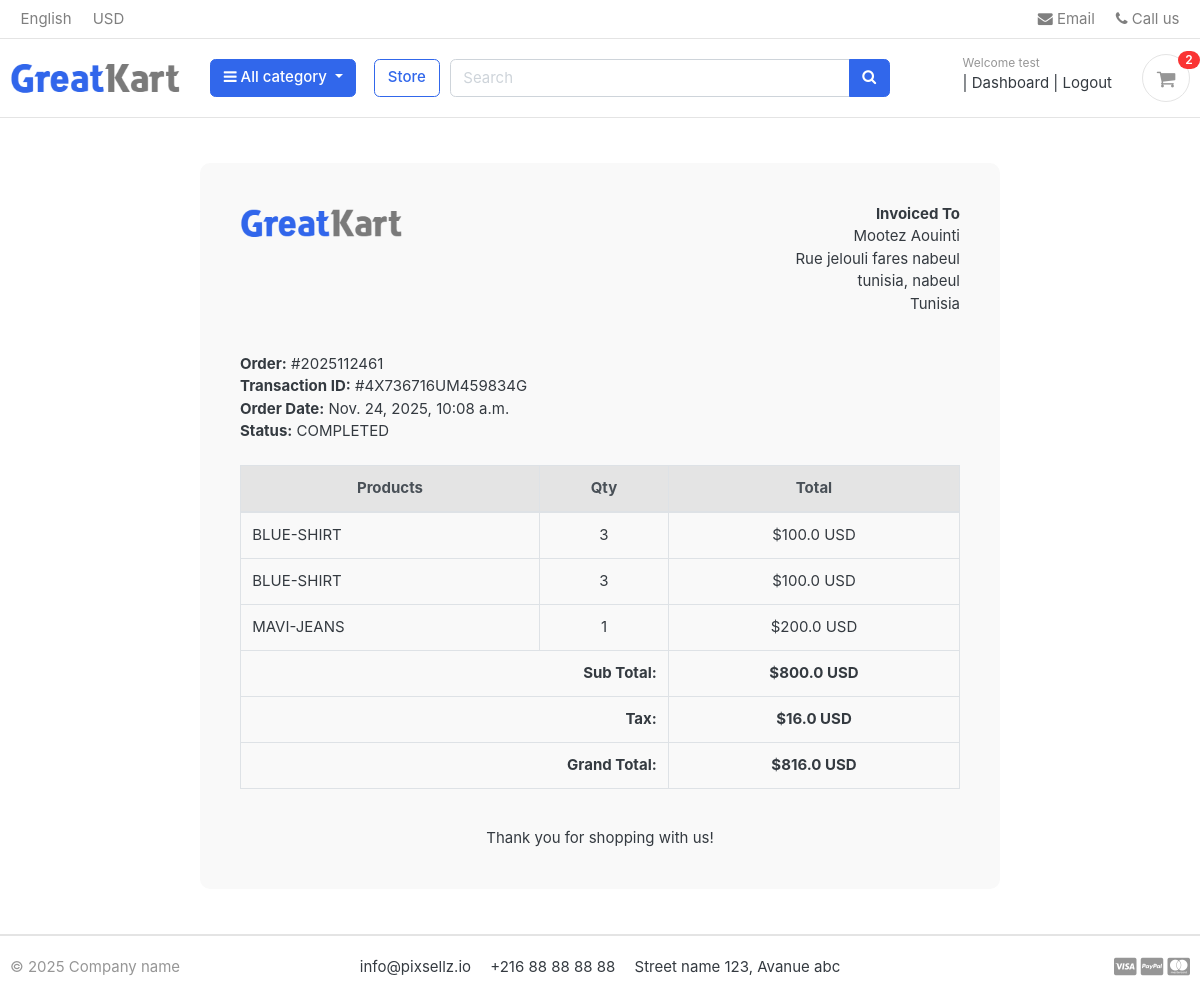
The app's page /accounts/order_detail/2025112461/ (signed in) with its own data.
### account/models.py (models this page shows, shortened)
class Account(AbstractBaseUser):
    first_name = models.CharField(max_length=50)
    last_name = models.CharField(max_length=50)
    username = models.CharField(max_length=50, unique=True)
    email = models.EmailField(max_length=100, unique=True)
    phone_number = models.CharField(max_length=50)
    date_joined = models.DateTimeField(auto_now_add=True)
    last_login = models.DateTimeField(auto_now_add=True)
    is_admin = models.BooleanField(default=False)
    is_staff = models.BooleanField(default=False)
    is_active = models.BooleanField(default=False)
    is_superadmin = models.BooleanField(default=False)
    USERNAME_FIELD = 'email'
    REQUIRED_FIELDS = ['username', 'first_name', 'last_name']
    objects = MyAccountManager()

### orders/models.py (models this page shows, shortened)
class Order(models.Model):
    STATUS = (
        ('New', 'New'),
        ('Accepted', 'Accepted'),
        ('Completed', 'Completed'),
        ('Cancelled', 'Cancelled'),
    )
    user = models.ForeignKey(Account, on_delete=models.SET_NULL, null=True)
    payment = models.ForeignKey(Payment, on_delete=models.SET_NULL, blank=True, null=True)
    order_number = models.CharField(max_length=20)
    first_name = models.CharField(max_length=50)
    last_name = models.CharField(max_length=50)
    phone = models.CharField(max_length=15)
    email = models.EmailField(max_length=50)
    address_line_1 = models.CharField(max_length=100)
    address_line_2 = models.CharField(max_length=100, blank=True)
    country = models.CharField(max_length=50)
    state = models.CharField(max_length=50)
    city = models.CharField(max_length=50)
    order_note = models.CharField(max_length=100, blank=True)
    order_total = models.FloatField()
    tax = models.FloatField()
    status = models.CharField(max_length=10, choices=STATUS, default='New')
    ip = models.CharField(blank=True, max_length=20)
    is_ordered = models.BooleanField(default=False)
    created_at = models.DateTimeField(auto_now_add=True)
    updated_at = models.DateTimeField(auto_now=True)
    def full_name(self):
        return f'{self.first_name} {self.last_name}'
    def full_address(self):
        return f'{self.address_line_1} {self.address_line_2}'

class Payment(models.Model):
    user = models.ForeignKey(Account, on_delete=models.CASCADE)
    payment_id = models.CharField(max_length=100)
    payment_method = models.CharField(max_length=100)
    amount_paid = models.CharField(max_length=100)
    status = models.CharField(max_length=100)
    created_at = models.DateTimeField(auto_now_add=True)

class OrderProduct(models.Model):
    order = models.ForeignKey(Order, on_delete=models.CASCADE)
    payment = models.ForeignKey(Payment, on_delete=models.SET_NULL, blank=True, null=True)
    user = models.ForeignKey(Account, on_delete=models.CASCADE)
    product = models.ForeignKey(Product, on_delete=models.CASCADE)
    variations = models.ManyToManyField(Variation, blank=True)
    quantity = models.IntegerField()
    product_price = models.FloatField()
    ordered = models.BooleanField(default=False)
    created_at = models.DateTimeField(auto_now_add=True)
    updated_at = models.DateTimeField(auto_now=True)

### store/models.py (models this page shows, shortened)
class Product(models.Model):
    product_name = models.CharField(max_length=100)
    slug = models.SlugField(max_length=100, unique=True)
    description = models.TextField(max_length=500, blank=True)
    price = models.DecimalField(max_digits=10, decimal_places=2)
    image = models.ImageField(upload_to='photos/products/')
    stock = models.IntegerField()
    is_available = models.BooleanField(default=True)
    category = models.ForeignKey('Category.Category', on_delete=models.CASCADE)
    created_date = models.DateTimeField(auto_now_add=True)
    modified_date = models.DateTimeField(auto_now=True)

### account/views.py (the view)
# urls.py: path('order_detail/<int:order_id>/', views.order_detail, name='order_detail'),
@login_required(login_url='login')
def order_detail(request, order_id):
    order_detail = OrderProduct.objects.filter(order__order_number=order_id)
    order = Order.objects.get(order_number=order_id)
    subtotal = 0
    for i in order_detail:
        subtotal += i.product_price * i.quantity
    context = {
        'order_detail': order_detail,
        'order': order,
        'subtotal': subtotal,
    }
    return render(request, 'accounts/order_detail.html', context)

### Category/context_processors.py (called while the page is built)
def menu_links(request):
   links = Category.objects.all()
   return dict(links=links)

### Category/models.py (called while the page is built)
    def get_url(self):
            return reverse('products_by_category', args=[self.slug])

### carts/context_processors.py (called while the page is built)
def counter(request):
    cart_count = 0
    if 'admin' in request.path:
        return {}
    else:
        try:
            cart = Cart.objects.filter(cart_id=_cart_id(request))
            if request.user.is_authenticated:
                cart_items = CartItem.objects.all().filter(user=request.user)
            else:
                cart_items = CartItem.objects.all().filter(cart=cart[:1])
            for cart_item in cart_items:
                cart_count += cart_item.quantity
        except Cart.DoesNotExist:
            cart_count = 0
    return dict(cart_count=cart_count)

### carts/views.py (called while the page is built)
def _cart_id(request):
    cart = request.session.session_key
    if not cart:
        cart = request.session.create()
    return cart

### templates/accounts/order_detail.html (shortened to what this page needs)
{% extends 'base.html' %}
{% load static %}
{% block content %}
<div class="container my-5" style="max-width: 800px; background: #f9f9f9; padding: 40px; border-radius: 10px;">
    <div class="row invoice row-printable">
        <div class="col-md-12">
            <div class="panel panel-default plain" id="dash_0">
                <div class="panel-body p30">
                    <div class="row">
                        <div class="col-lg-6">
                            <div class="invoice-logo">
                                <img src="{% static 'images/logo.png' %}" alt="Invoice logo" style="max-height: 40px;">
                            </div>
                        </div>
                        <div class="col-lg-6 text-right">
                            <ul class="list-unstyled">
                                <li><strong>Invoiced To</strong></li>
                                <li>{{ order.full_name }}</li>
                                <li>{{ order.full_address }}</li>
                                <li>{{ order.city }}, {{ order.state }}</li>
                                <li>{{ order.country }}</li>
                            </ul>
                        </div>
                        <div class="col-lg-12 mt-4">
                            <div class="invoice-details">
                                <div class="well">
                                    <ul class="list-unstyled mb-0">
                                        <li><strong>Order:</strong> #{{ order.order_number }}</li>
                                        <li><strong>Transaction ID:</strong> #{{ order.payment.payment_id }}</li>
                                        <li><strong>Order Date:</strong> {{ order.created_at }}</li>
                                        <li><strong>Status:</strong> {{ order.payment.status }}</li>
                                    </ul>
                                </div>
                            </div>
                        </div>
                        <div class="col-lg-12 mt-4">
                            <div class="table-responsive">
                                <table class="table table-bordered">
                                    <thead class="thead-light">
                                        <tr>
                                            <th class="text-center">Products</th>
                                            <th class="text-center">Qty</th>
                                            <th class="text-center">Total</th>
                                        </tr>
                                    </thead>
                                    <tbody>
                                        {% for item in order_detail %}
                                        <tr>
                                            <td>
                                                {{ item.product.product_name }}
                                            </td>
                                            <td class="text-center">{{ item.quantity }}</td>
                                            <td class="text-center">${{ item.product_price }} USD</td>
                                        </tr>
                                        {% endfor %}
                                    </tbody>
                                    <tfoot>
                                        <tr>
                                            <th colspan="2" class="text-right">Sub Total:</th>
                                            <th class="text-center">${{ subtotal }} USD</th>
                                        </tr>
                                        <tr>
                                            <th colspan="2" class="text-right">Tax:</th>
                                            <th class="text-center">${{ order.tax }} USD</th>
                                        </tr>
                                        <tr>
                                            <th colspan="2" class="text-right">Grand Total:</th>
                                            <th class="text-center">${{ order.order_total }} USD</th>
                                        </tr>
                                    </tfoot>
                                </table>
                            </div>
                        </div>
                        <div class="col-lg-12 mt-4">
                            <div class="invoice-footer text-center">
                                <p class="mb-0">Thank you for shopping with us!</p>
                            </div>
                        </div>
                    </div>
                </div>
            </div>
        </div>
    </div>
</div>
{% endblock %}

### templates/includes/navbar.html (shortened to what this page needs)
{% load static %}
<header class="section-header">
  <nav class="navbar p-md-0 navbar-expand-sm navbar-light border-bottom">
    <div class="container">
      <div class="collapse navbar-collapse" id="navbarTop4">
        <ul class="navbar-nav mr-auto">
          <li class="nav-item"><a href="#" class="nav-link">English</a></li>
          <li class="nav-item"><a href="#" class="nav-link">USD</a></li>
        </ul>
        <ul class="navbar-nav">
          <li><a href="#" class="nav-link"><i class="fa fa-envelope"></i> Email</a></li>
          <li><a href="#" class="nav-link"><i class="fa fa-phone"></i> Call us</a></li>
        </ul>
      </div>
    </div>
  </nav>
  <section class="header-main border-bottom">
    <div class="container">
      <div class="row align-items-center">
        <div class="col-lg-2 col-md-3 col-6">
          <a href="{% url 'home' %}" class="brand-wrap">
            <img class="logo" src="{% static 'images/logo.png' %}" alt="Logo">
          </a>
        </div>
        <div class="col-lg col-sm col-md col-6 flex-grow-0">
          <div class="category-wrap dropdown d-inline-block float-right">
            <button type="button" class="btn btn-primary dropdown-toggle" data-toggle="dropdown" aria-expanded="false">
              <i class="fa fa-bars"></i> All category
            </button>
          </div>
        </div>
        <a href="{% url 'store' %}" class="btn btn-outline-primary ml-2">Store</a>
        <div class="col-lg col-md-6 col-sm-12 col">
          <form action="{% url 'search' %}" class="search" method='GET'>
            <div class="input-group w-100">
              <input type="text" class="form-control" placeholder="Search" name="keyword">
              <div class="input-group-append">
                <button class="btn btn-primary" type="submit">
                  <i class="fa fa-search"></i>
                </button>
              </div>
            </div>
          </form>
        </div>
        <div class="col-lg-3 col-sm-6 col-8 order-2 order-lg-3">
          <div class="d-flex justify-content-end mb-3 mb-lg-0">
            {% if user.id is None %}
            <div class="widget-header">
              <small class="title text-muted">Welcome guest!</small>
              <div>
                <a href="{% url 'login' %}">Sign in</a>
                <span class="dark-transp"> | </span>
                <a href="{% url 'register' %}">Register</a>
              </div>
            </div>
            {% else %}
             <div class="widget-header">
              <small class="title text-muted">Welcome {{user.first_name}}</small>
              <div>
                <span class="dark-transp"> | </span>
                <a href="{% url 'dashboard' %}">Dashboard</a><span class="dark-transp"> | </span>
                <a href="{% url 'logout' %}">Logout</a>
              </div>
            </div>
            {% endif %}
            <a href="{% url 'cart' %}" class="widget-header pl-3 ml-3">
              <div class="icon icon-sm rounded-circle border"><i class="fa fa-shopping-cart"></i></div>
              <span class="badge badge-pill badge-danger notify">{{cart_count}}</span>
            </a>
          </div>
        </div>
      </div>
    </div>
  </section>
</header>

### static/css/ui.css (style rules this page uses)
html { font-family: "Inter", sans-serif; font-size: 15px; }
.icon-xs, .icon-sm, .icon-md, .icon-lg { display: inline-block; text-align: center; flex-shrink: 0; flex-grow: 0; }
.icon-sm { width: 48px; height: 48px; line-height: 48px !important; font-size: 20px; }
p:last-child { margin-bottom: 0; }
.header-main { position: relative; padding-top: 1rem; padding-bottom: 1rem; }
.brand-wrap .logo, .navbar-brand .logo { margin-right: 7px; max-height: 42px; display: inline-block; }
.widget-header { display: inline-block; vertical-align: middle; position: relative; }
.widget-header a { color: #343a40; }
.widget-header i { color: #969696; }
.widget-header .title { display: block; }
.widget-header .notify { position: absolute; top: -3px; right: -10px; }
[class*=list-] li:after { visibility: hidden; display: block; content: ""; overflow: hidden; height: 0; clear: both; }
.notify { position: absolute; top: -4px; right: -10px; display: inline-block; padding: 0.25em 0.6em; font-size: 12px; line-height: 1; text-align: center; border-radius: 3rem; color: #fff; background-color: #fa3434; }

### records on screen
Account: first_name "test"
Order: full_name "Mootez Aouinti", full_address "Rue jelouli fares nabeul", city "tunisia", state "nabeul", country "Tunisia", order_number "2025112461", payment.payment_id "4X736716UM459834G", created_at "Nov. 24, 2025, 10:08 a.m.", payment.status "COMPLETED", tax "16.0", order_total "816.0"
OrderProduct: product.product_name "BLUE-SHIRT", quantity "3", product_price "100.0"
OrderProduct: product.product_name "BLUE-SHIRT", quantity "3", product_price "100.0"
OrderProduct: product.product_name "MAVI-JEANS", quantity "1", product_price "200.0"

### other values on screen
{{ cart_count }} "2"
{{ subtotal }} "800.0"
